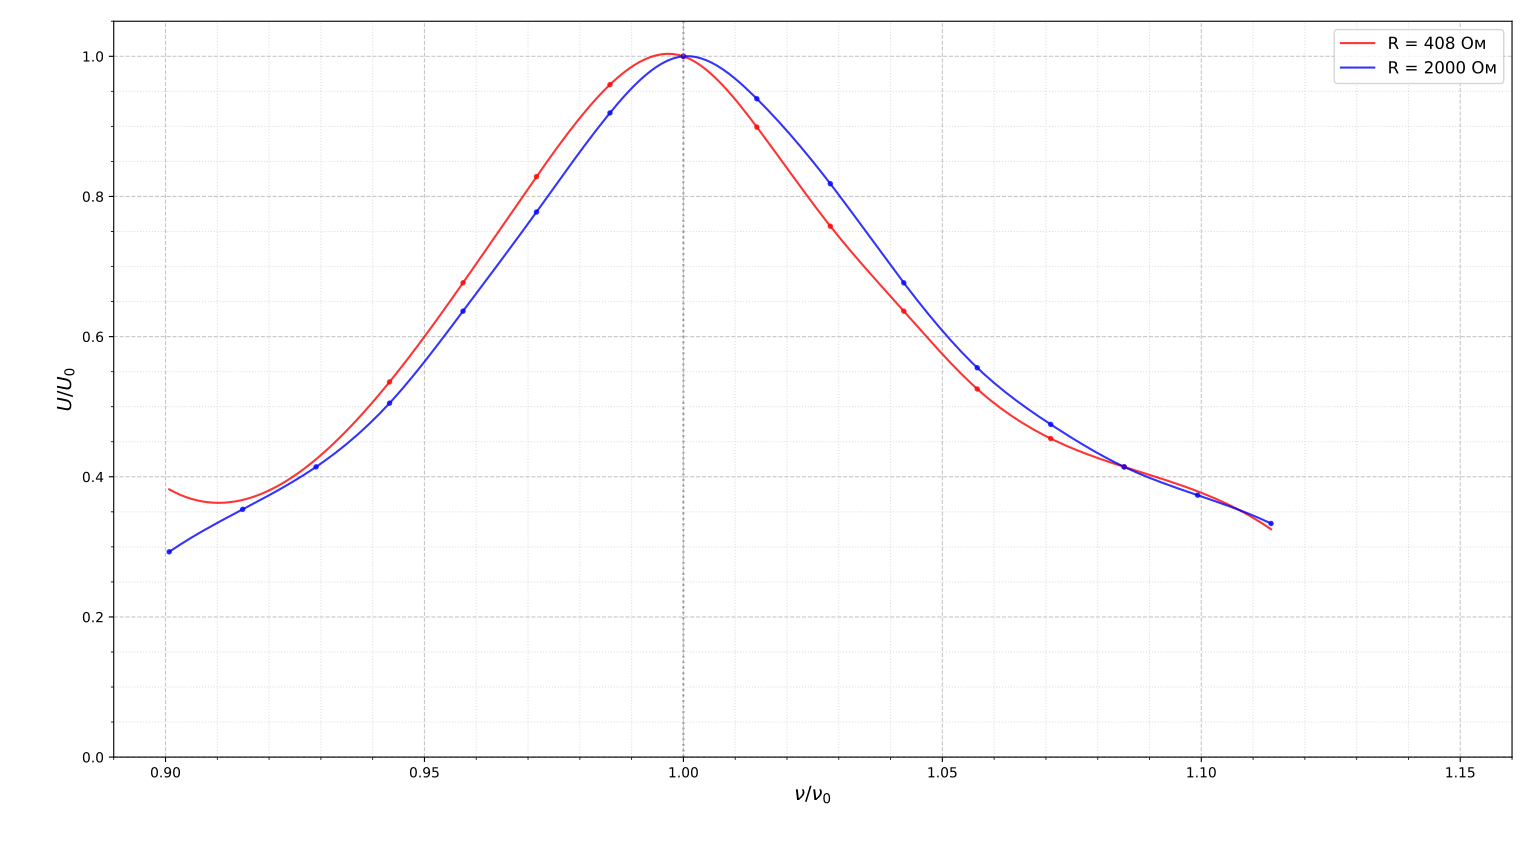

The Python source for this figure:
import numpy as np
import matplotlib.pyplot as plt
from scipy.interpolate import CubicSpline

# Данные для 408 Ом
nu_nu0_408 = np.array([1, 0.985815603, 0.971631206, 0.957446809, 0.943262411, 
                       1.014184397, 1.028368794, 1.042553191, 1.056737589, 
                       1.070921986, 1.085106383])
U_U0_408 = np.array([1, 0.95959596, 0.828282828, 0.676767677, 0.535353535, 
                     0.898989899, 0.757575758, 0.636363636, 0.525252525, 
                     0.454545455, 0.414141414])

# Данные для 2000 Ом
nu_nu0_2000 = np.array([1, 0.985815603, 0.971631206, 0.957446809, 0.943262411, 
                        0.929078014, 0.914893617, 0.90070922, 1.014184397, 
                        1.028368794, 1.042553191, 1.056737589, 1.070921986, 
                        1.085106383, 1.09929078, 1.113475177])
U_U0_2000 = np.array([1, 0.919191919, 0.777777778, 0.636363636, 0.505050505, 
                      0.414141414, 0.353535354, 0.292929293, 0.939393939, 
                      0.818181818, 0.676767677, 0.555555556, 0.474747475, 
                      0.414141414, 0.373737374, 0.333333333])

# Сортировка данных для плавных кривых
sort_idx_408 = np.argsort(nu_nu0_408)
sort_idx_2000 = np.argsort(nu_nu0_2000)

nu_nu0_408_sorted = nu_nu0_408[sort_idx_408]
U_U0_408_sorted = U_U0_408[sort_idx_408]

nu_nu0_2000_sorted = nu_nu0_2000[sort_idx_2000]
U_U0_2000_sorted = U_U0_2000[sort_idx_2000]

# Создание сглаженных кривых с помощью кубических сплайнов
cs_408 = CubicSpline(nu_nu0_408_sorted, U_U0_408_sorted)
cs_2000 = CubicSpline(nu_nu0_2000_sorted, U_U0_2000_sorted)

# Генерация большего количества точек для плавных кривых
nu_nu0_smooth = np.linspace(min(nu_nu0_2000_sorted.min(), nu_nu0_408_sorted.min()), 
                           max(nu_nu0_2000_sorted.max(), nu_nu0_408_sorted.max()), 200)

U_U0_408_smooth = cs_408(nu_nu0_smooth)
U_U0_2000_smooth = cs_2000(nu_nu0_smooth)

# Построение графика
plt.figure(figsize=(10, 6))

# Сглаженные резонансные кривые
plt.plot(nu_nu0_smooth, U_U0_408_smooth, 'r-', linewidth=1.5, alpha=0.8, label='R = 408 Ом')
plt.plot(nu_nu0_smooth, U_U0_2000_smooth, 'b-', linewidth=1.5, alpha=0.8, label='R = 2000 Ом')

# Экспериментальные точки (тонкие)
plt.plot(nu_nu0_408_sorted, U_U0_408_sorted, 'ro', markersize=3, alpha=0.7)
plt.plot(nu_nu0_2000_sorted, U_U0_2000_sorted, 'bo', markersize=3, alpha=0.7)

# Настройка графика
plt.xlabel(r'$\nu/\nu_0$', fontsize=14)
plt.ylabel(r'$U/U_0$', fontsize=14)
# plt.title('Резонансные кривые колебательного контура', fontsize=16)
plt.legend(fontsize=12)
plt.grid(True, linestyle='--', alpha=0.7)

# Добавление вертикальной линии на резонансной частоте
plt.axvline(x=1, color='gray', linestyle=':', alpha=0.7)

# Установка пределов по осям
plt.xlim(0.89, 1.16)
plt.ylim(0, 1.05)

# Дополнительная сетка
plt.minorticks_on()
plt.grid(True, which='minor', linestyle=':', alpha=0.4)

plt.tight_layout()
plt.show()
